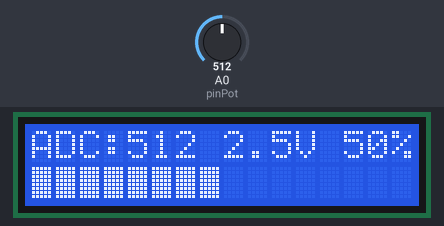
A sketch run on a simulated Arduino Uno, built with avr-gcc and run on an emulated ATmega328P. Shown: 16×2 character LCD. The inputs (shaded band) are chosen by the test bench; at power-on: A0 (pinPot) = 512. What the sketch prints to the serial monitor is not drawn.

Above: at 1.2 s.
1.3 s: A0 (pinPot) set to 716
At 1.7 s:
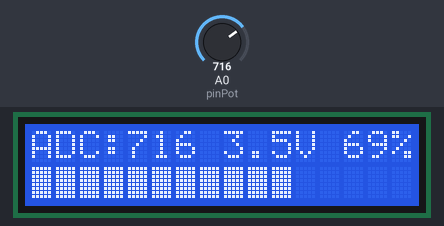
2.9 s: A0 (pinPot) set to 900
At 3.4 s:
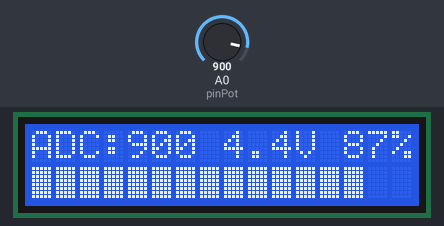
4.5 s: A0 (pinPot) set to 1023
At 5.1 s:
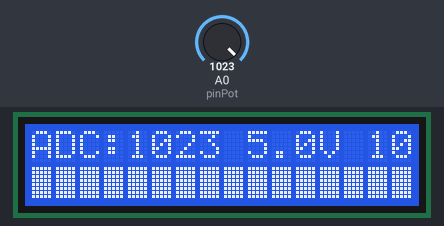
6.0 s: A0 (pinPot) set to 511
At 7.2 s:
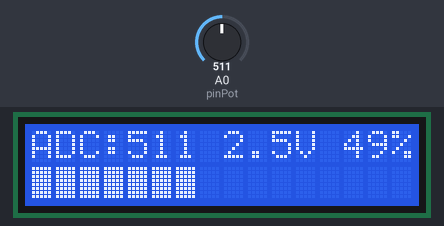
7.5 s: A0 (pinPot) set to 306
At 7.9 s:
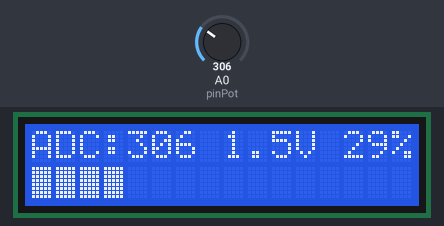
9.1 s: A0 (pinPot) set to 122
At 9.7 s:
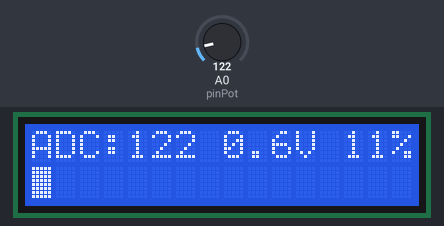
Timing chart, 0 to 11.7 s (numbered marks = the images above; inputs shaded):
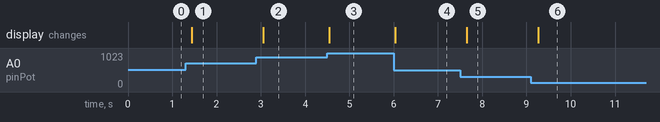

Measured:
- after the input at 1.3 s, the display: changes after 0.14 s (image 1)
- after the input at 2.9 s, the display: changes after 0.16 s (image 2)
- after the input at 4.5 s, the display: changes at once (image 3)
- after the input at 6.0 s, the display: changes at once (image 4)
- after the input at 7.5 s, the display: changes after 0.15 s (image 5)
- after the input at 9.1 s, the display: changes after 0.17 s (image 6)

The sketch:

modul3B_edit2.ino
```cpp
#include <Wire.h>
#include <LiquidCrystal_I2C.h>
#include <Arduino.h>
#include <IRremote.h> // Library untuk Remote

// Inisialisasi LCD dan IR Receiver
LiquidCrystal_I2C lcd(0x27, 16, 2);
const int PIN_IR = 2;
const int pinPot = A0;

int nilaiAktif = 0;

void setup() {
  Serial.begin(9600);
  lcd.init();
  lcd.backlight();

  // Memulai receiver IR
  IrReceiver.begin(PIN_IR, ENABLE_LED_FEEDBACK);

  Serial.println("Sistem Siap! Kontrol via Potensio, Serial, atau Remote.");
}

void loop() {
  // 1. Cek Input Remote IR
  if (IrReceiver.decode()) {
    // Contoh logika: tombol '+' menambah nilai, tombol '-' mengurangi nilai
    // Kamu perlu cek kode HEX remote kamu di Serial Monitor terlebih dahulu
    unsigned long code = IrReceiver.decodedIRData.decodedRawData;
    Serial.print("Kode Remote: ");
    Serial.println(code, HEX);

    // Ganti kode di bawah ini dengan kode tombol remote milikmu
    if (code == 0xFFA857) { // Contoh kode tombol VOLUME UP
      nilaiAktif += 50;
    } else if (code == 0xFFE01F) { // Contoh kode tombol VOLUME DOWN
      nilaiAktif -= 50;
    }

    nilaiAktif = constrain(nilaiAktif, 0, 1023);
    IrReceiver.resume(); // Terima nilai berikutnya
  }

  // 2. Cek Input UART (Serial)
  if (Serial.available() > 0) {
    nilaiAktif = Serial.parseInt();
    nilaiAktif = constrain(nilaiAktif, 0, 1023);
  }

  // 3. Cek Potensiometer (Hanya update jika diputar)
  int bacaPot = analogRead(pinPot);
  if (abs(bacaPot - nilaiAktif) > 10) {
    nilaiAktif = bacaPot;
  }

  // --- Tampilan LCD & Serial (Sama seperti sebelumnya) ---
  float volt = (nilaiAktif / 1023.0) * 5.0;
  int persen = map(nilaiAktif, 0, 1023, 0, 100);
  int panjangBar = map(nilaiAktif, 0, 1023, 0, 16);

  lcd.setCursor(0, 0);
  lcd.print("ADC:"); lcd.print(nilaiAktif);
  lcd.print(" "); lcd.print(volt, 1); lcd.print("V ");
  lcd.print(persen); lcd.print("%   ");

  lcd.setCursor(0, 1);
  for (int i = 0; i < 16; i++) {
    if (i < panjangBar) lcd.print((char)255);
    else lcd.print(" ");
  }

  delay(100);
}
```
